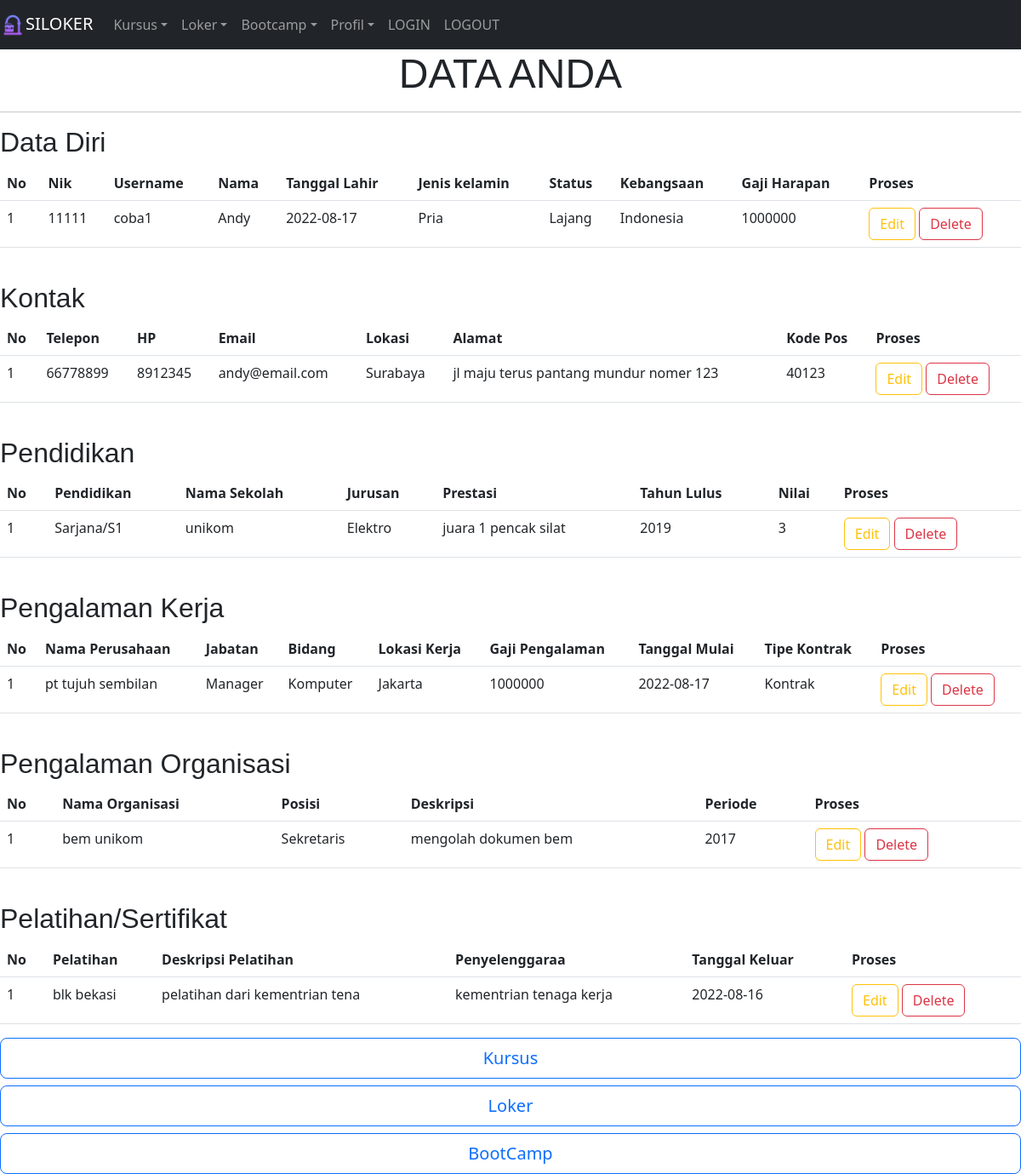
/SILOKER/cekProfil.php, run on the app's committed database.
### tables this page shows
CREATE TABLE `profil` (
  `nik` varchar(30) NOT NULL,
  `username` varchar(20) NOT NULL,
  `nama` varchar(35) NOT NULL,
  `tanggal_lahir` date NOT NULL,
  `jenis_kelamin` varchar(10) NOT NULL,
  `status` varchar(15) NOT NULL,
  `kebangsaan` varchar(17) NOT NULL,
  `gaji_harapan` int(10) NOT NULL,
  `telepon` int(15) NOT NULL,
  `hp` varchar(15) NOT NULL,
  `email` varchar(30) NOT NULL,
  `lokasi` varchar(15) NOT NULL,
  `alamat` text NOT NULL,
  `kode_pos` int(7) NOT NULL,
  `pendidikan` varchar(10) NOT NULL,
  `nama_sekolah` varchar(20) NOT NULL,
  `jurusan` varchar(20) NOT NULL,
  `prestasi` text NOT NULL,
  `tahun_lulus` int(5) NOT NULL,
  `nilai` int(5) NOT NULL,
  `nama_perusahaan` varchar(20) NOT NULL,
  `jabatan` varchar(10) NOT NULL,
  `bidang` varchar(10) NOT NULL,
  `lokasi_kerja` varchar(15) NOT NULL,
  `gaji_pengalaman` int(10) NOT NULL,
  `tanggal_mulai` date NOT NULL,
  `tipe_kontrak` varchar(15) NOT NULL,
  `nama_organisasi` varchar(20) NOT NULL,
  `posisi` varchar(10) NOT NULL,
  `deskripsi` text NOT NULL,
  `periode` int(7) NOT NULL,
  `pelatihan` varchar(30) NOT NULL,
  `deskripsi_pelatihan` varchar(30) NOT NULL,
  `penyelenggara` varchar(30) NOT NULL,
  `tanggal_keluar` date NOT NULL
);

### SILOKER/cekProfil.php (the view, shortened to what this page needs)
<!DOCTYPE html>
<html lang="en">
<head>
    <link rel="stylesheet" href="css/bootstrap.min.css">
</head>
<body>
    <?php
        require("fungsi.php");
        $sql = "SELECT * FROM profil";
     ?>
    <nav class="navbar navbar-expand-sm bg-dark navbar-dark">
        <a class="navbar-brand" href="#">
            <img src="multimedia/image/logo/silokerlogo.png" alt="no gambar" width="30" height="30">SILOKER
        </a>
        <div class="collapse navbar-collapse" id="navbarNavDropdown">
            <ul class="navbar-nav">
                <li class="nav-item dropdown">
                    <a class="nav-link dropdown-toggle" href="#" id="NavbarDrop" role="button" data-bs-toggle="dropdown" aria-expanded="false">Kursus</a>
                </li>
                <li class="nav-item dropdown">
                    <a class="nav-link dropdown-toggle" href="#" id="NavbarDrop" role="button" data-bs-toggle="dropdown" aria-expanded="false">Loker</a>
                </li>
                <li class="nav-item dropdown">
                    <a class="nav-link dropdown-toggle" href="#" id="NavbarDrop" role="button" data-bs-toggle="dropdown" aria-expanded="false">Bootcamp</a>
                </li>
                <li class="nav-item dropdown">
                    <a class="nav-link dropdown-toggle" href="#" id="NavbarDrop" role="button" data-bs-toggle="dropdown" aria-expanded="false">Profil</a>
                </li>
                <li class="nav-item">
                    <a class="nav-link" href="index.php">LOGIN</a>
                </li>
                <li class="nav-item navbar-right">
                    <a class="nav-link" style="margin-right: 15px" href="index.php">LOGOUT</a>
                </li>
            </ul>
        </div>
    </nav>
    <center>
        <h1 style="font-size: 3em; font-family: sans-serif">DATA ANDA</h1>
        <hr style="border: 1;
            height: 1px;
            background: #333;
            background-image: linear-gradient(to right, #ccc, #333, #ccc);">
    </center>
    <h2 style="font-size: 2em; font-family: sans-serif">Data Diri</h2>
    <center>
        <table class="table">
            <thead class="thead-dark">
                <tr>
                    <th scope="col">No</th>
                    <th scope="col">Nik</th>
                    <th scope="col">Username</th>
                    <th scope="col">Nama</th>
                    <th scope="col">Tanggal Lahir</th>
                    <th scope="col">Jenis kelamin</th>
                    <th scope="col">Status</th>
                    <th scope="col">Kebangsaan</th>
                    <th scope="col">Gaji Harapan</th>
                    <th scope="col">Proses</th>
                </tr>
            </thead>
            <tbody>
                <?php
                    $hasil = mysqli_query($conn,$sql);
                    $row = mysqli_fetch_row($hasil);
                    $n=1;
                    do
                    {
                    list($nik,$username,$nama,$tanggalLahir,$jenisKelamin,$status,$kebangsaan,$gajiHarapan
                    ,$telepon,$hp,$email,$lokasi,$alamat,$kodePos
                    ,$pendidikan,$namaSekolah,$jurusan,$prestasi,$tahunLulus,$nilai
                    ,$namaPerusahaan,$jabatan,$bidang,$lokasiKerja,$gajiPengalaman,$tanggalMulai,$tipeKontrak
                    ,$namaOrganisasi,$posisi,$deskripsi,$periode
                    ,$pelatihan,$deskripsiPelatihan,$penyelenggara,$tanggalKeluar)=$row;
                    echo "<tr>
                        <td>$n</td>
                        <td>$nik</td>
                        <td>$username</td>
                        <td>$nama</td>
                        <td>$tanggalLahir</td>
                        <td>$jenisKelamin</td>
                        <td>$status</td>
                        <td>$kebangsaan</td>
                        <td>$gajiHarapan</td>
                        <td>
                            <a href='editProfil.php?nik=$nik' class='btn btn-outline-warning'>Edit</a>
                            <a href='hapusProfil.php?nik=$nik' class='btn btn-outline-danger'>Delete</a>
                        </td>
                      </tr>";
                    $n++;
                    }
                    while($row=mysqli_fetch_row($hasil));
                ?>
            </tbody>
        </table>
    </center>
    <br>
    <h2 style="font-size: 2em; font-family: sans-serif">Kontak</h2>
    <center>
        <table class="table">
            <thead class="thead-light">
                <tr>
                    <th scope="col">No</th>
                    <th scope="col">Telepon</th>
                    <th scope="col">HP</th>
                    <th scope="col">Email</th>
                    <th scope="col">Lokasi</th>
                    <th scope="col">Alamat</th>
                    <th scope="col">Kode Pos</th>
                    <th scope="col">Proses</th>
                </tr>
            </thead>
            <tbody>
                <?php
                    $hasil = mysqli_query($conn,$sql);
                    $row = mysqli_fetch_row($hasil);
                    $n = 1;
                    do
                    {
                    list($nik,$username,$nama,$tanggalLahir,$jenisKelamin,$status,$kebangsaan,$gajiHarapan
                    ,$telepon,$hp,$email,$lokasi,$alamat,$kodePos
                    ,$pendidikan,$namaSekolah,$jurusan,$prestasi,$tahunLulus,$nilai
                    ,$namaPerusahaan,$jabatan,$bidang,$lokasiKerja,$gajiPengalaman,$tanggalMulai,$tipeKontrak
                    ,$namaOrganisasi,$posisi,$deskripsi,$periode
                    ,$pelatihan,$deskripsiPelatihan,$penyelenggara,$tanggalKeluar)=$row;
                    echo "<tr>
                            <td>$n</td>
                            <td>$telepon</td>
                            <td>$hp</td>
                            <td>$email</td>
                            <td>$lokasi</td>
                            <td>$alamat</td>
                            <td>$kodePos</td>
                            <td>
                                <a href='editProfil.php?nik=$nik' class='btn btn-outline-warning'>Edit</a>
                                <a href='hapusProfil.php?nik=$nik' class='btn btn-outline-danger'>Delete</a>
                            </td>
                        </tr>";
                    $n++;
                    }
                    while($row=mysqli_fetch_row($hasil));
                ?>
            </tbody>
        </table>
    </center>
    <br>
    <h2 style="font-size: 2em; font-family: sans-serif">Pendidikan</h2>
    <center>
        <table class="table">
            <thead class="thead-light">
                <tr>
                    <th scope="col">No</th>
                    <th scope="col">Pendidikan</th>
                    <th scope="col">Nama Sekolah</th>
                    <th scope="col">Jurusan</th>
                    <th scope="col">Prestasi</th>
                    <th scope="col">Tahun Lulus</th>
                    <th scope="col">Nilai</th>
                    <th scope="col">Proses</th>
                </tr>
            </thead>
            <tbody>
                <?php
                    $hasil = mysqli_query($conn,$sql);
                    $row = mysqli_fetch_row($hasil);
                    $n = 1;
                    do
                    {
                    list($nik,$username,$nama,$tanggalLahir,$jenisKelamin,$status,$kebangsaan,$gajiHarapan
                    ,$telepon,$hp,$email,$lokasi,$alamat,$kodePos
                    ,$pendidikan,$namaSekolah,$jurusan,$prestasi,$tahunLulus,$nilai
                    ,$namaPerusahaan,$jabatan,$bidang,$lokasiKerja,$gajiPengalaman,$tanggalMulai,$tipeKontrak
                    ,$namaOrganisasi,$posisi,$deskripsi,$periode
                    ,$pelatihan,$deskripsiPelatihan,$penyelenggara,$tanggalKeluar)=$row;
                    echo "<tr>
                            <td>$n</td>
                            <td>$pendidikan</td>
                            <td>$namaSekolah</td>
                            <td>$jurusan</td>
                            <td>$prestasi</td>
                            <td>$tahunLulus</td>
                            <td>$nilai</td>
                            <td>
                                <a href='editProfil.php?nik=$nik' class='btn btn-outline-warning'>Edit</a>
                                <a href='hapusProfil.php?nik=$nik' class='btn btn-outline-danger'>Delete</a>
                            </td>
                        </tr>";
                    $n++;
                    }
                    while($row=mysqli_fetch_row($hasil));
                ?>
            </tbody>
        </table>
    </center>
    <br>
    <h2 style="font-size: 2em; font-family: sans-serif">Pengalaman Kerja</h2>
    <center>
        <table class="table">
            <thead class="thead-light">
                <tr>
                    <th scope="col">No</th>
                    <th scope="col">Nama Perusahaan</th>
                    <th scope="col">Jabatan</th>
                    <th scope="col">Bidang</th>
                    <th scope="col">Lokasi Kerja</th>
                    <th scope="col">Gaji Pengalaman</th>
                    <th scope="col">Tanggal Mulai</th>
                    <th scope="col">Tipe Kontrak</th>
                    <th scope="col">Proses</th>
                </tr>
            </thead>
            <tbody>
                <?php
                    $hasil = mysqli_query($conn,$sql);
                    $row = mysqli_fetch_row($hasil);
                    $n = 1;
                    do
                    {
                    list($nik,$username,$nama,$tanggalLahir,$jenisKelamin,$status,$kebangsaan,$gajiHarapan
                    ,$telepon,$hp,$email,$lokasi,$alamat,$kodePos
                    ,$pendidikan,$namaSekolah,$jurusan,$prestasi,$tahunLulus,$nilai
                    ,$namaPerusahaan,$jabatan,$bidang,$lokasiKerja,$gajiPengalaman,$tanggalMulai,$tipeKontrak
                    ,$namaOrganisasi,$posisi,$deskripsi,$periode
                    ,$pelatihan,$deskripsiPelatihan,$penyelenggara,$tanggalKeluar)=$row;
                    echo "<tr>
                            <td>$n</td>
                            <td>$namaPerusahaan</td>
                            <td>$jabatan</td>
                            <td>$bidang</td>
                            <td>$lokasiKerja</td>
                            <td>$gajiPengalaman</td>
                            <td>$tanggalMulai</td>
                            <td>$tipeKontrak</td>
                            <td>
                                <a href='editProfil.php?nik=$nik' class='btn btn-outline-warning'>Edit</a>
                                <a href='hapusProfil.php?nik=$nik' class='btn btn-outline-danger'>Delete</a>
                            </td>
                        </tr>";
                    $n++;
                    }
                    while($row=mysqli_fetch_row($hasil));
                ?>
            </tbody>
        </table>
    </center>
    <br>
    <h2 style="font-size: 2em; font-family: sans-serif">Pengalaman Organisasi</h2>
    <center>
        <table class="table">
            <thead class="thead-light">
                <tr>
                    <th scope="col">No</th>
                    <th scope="col">Nama Organisasi</th>
                    <th scope="col">Posisi</th>
                    <th scope="col">Deskripsi</th>
                    <th scope="col">Periode</th>
                    <th scope="col">Proses</th>
                </tr>
            </thead>
            <tbody>
                <?php
                    $hasil = mysqli_query($conn,$sql);
                    $row = mysqli_fetch_row($hasil);
                    $n = 1;
                    do
                    {
                    list($nik,$username,$nama,$tanggalLahir,$jenisKelamin,$status,$kebangsaan,$gajiHarapan
                    ,$telepon,$hp,$email,$lokasi,$alamat,$kodePos
                    ,$pendidikan,$namaSekolah,$jurusan,$prestasi,$tahunLulus,$nilai
                    ,$namaPerusahaan,$jabatan,$bidang,$lokasiKerja,$gajiPengalaman,$tanggalMulai,$tipeKontrak
                    ,$namaOrganisasi,$posisi,$deskripsi,$periode
                    ,$pelatihan,$deskripsiPelatihan,$penyelenggara,$tanggalKeluar)=$row;
                    echo "<tr>
                            <td>$n</td>
                            <td>$namaOrganisasi</td>
                            <td>$posisi</td>
                            <td>$deskripsi</td>
                            <td>$periode</td>
                            <td>
                                <a href='editProfil.php?nik=$nik' class='btn btn-outline-warning'>Edit</a>
                                <a href='hapusProfil.php?nik=$nik' class='btn btn-outline-danger'>Delete</a>
                            </td>
                        </tr>";
                    $n++;
                    }
                    while($row=mysqli_fetch_row($hasil));
                ?>
            </tbody>
        </table>
    </center>
    <br>
    <h2 style="font-size: 2em; font-family: sans-serif">Pelatihan/Sertifikat</h2>
    <center>
        <table class="table">
            <thead class="thead-light">
                <tr>
                    <th scope="col">No</th>
                    <th scope="col">Pelatihan</th>
                    <th scope="col">Deskripsi Pelatihan</th>
                    <th scope="col">Penyelenggaraa</th>
                    <th scope="col">Tanggal Keluar</th>
                    <th scope="col">Proses</th>
                </tr>
            </thead>
            <tbody>
                <?php
                    $hasil = mysqli_query($conn,$sql);
                    $row = mysqli_fetch_row($hasil);
                    $n = 1;
                    do
                    {
                    list($nik,$username,$nama,$tanggalLahir,$jenisKelamin,$status,$kebangsaan,$gajiHarapan
                    ,$telepon,$hp,$email,$lokasi,$alamat,$kodePos
                    ,$pendidikan,$namaSekolah,$jurusan,$prestasi,$tahunLulus,$nilai
                    ,$namaPerusahaan,$jabatan,$bidang,$lokasiKerja,$gajiPengalaman,$tanggalMulai,$tipeKontrak
                    ,$namaOrganisasi,$posisi,$deskripsi,$periode
                    ,$pelatihan,$deskripsiPelatihan,$penyelenggara,$tanggalKeluar)=$row;
                    echo "<tr>
                            <td>$n</td>
                            <td>$pelatihan</td>
                            <td>$deskripsiPelatihan</td>
                            <td>$penyelenggara</td>
                            <td>$tanggalKeluar</td>
                            <td>
                                <a href='editProfil.php?nik=$nik' class='btn btn-outline-warning'>Edit</a>
                                <a href='hapusProfil.php?nik=$nik' class='btn btn-outline-danger'>Delete</a>
                            </td>
                        </tr>";
                    $n++;
                    }
                    while($row=mysqli_fetch_row($hasil));
                ?>
            </tbody>
        </table>
        <div class="d-grid gap-2 col-12 mx-auto">
            <a href="kursus.php" class="btn btn-outline-primary btn-lg" id="tombolMenu">Kursus</a>
            <a href="dashloker.php" class="btn btn-outline-primary btn-lg" id="tombolMenu">Loker</a>
            <a href="indexBootcamp.php" class="btn btn-outline-primary btn-lg" id="tombolMenu">BootCamp</a>
        </div>
    </center>
</body>
</html>

### data on the page
profil: nik "11111", username "coba1", nama "Andy", tanggal_lahir "2022-08-17", jenis_kelamin "Pria", status "Lajang", kebangsaan "Indonesia", gaji_harapan "1000000", telepon "66778899", hp "8912345", email "andy@email.com", lokasi "Surabaya", alamat "jl maju terus pantang mundur nomer 123", kode_pos "40123", pendidikan "Sarjana/S1", nama_sekolah "unikom", jurusan "Elektro", prestasi "juara 1 pencak silat", tahun_lulus "2019", nilai "3", nama_perusahaan "pt tujuh sembilan", jabatan "Manager", bidang "Komputer", lokasi_kerja "Jakarta", gaji_pengalaman "1000000", tanggal_mulai "2022-08-17", tipe_kontrak "Kontrak", nama_organisasi "bem unikom", posisi "Sekretaris", deskripsi "mengolah dokumen bem", periode "2017", pelatihan "blk bekasi", deskripsi_pelatihan "pelatihan dari kementrian tena", penyelenggara "kementrian tenaga kerja", tanggal_keluar "2022-08-16"
